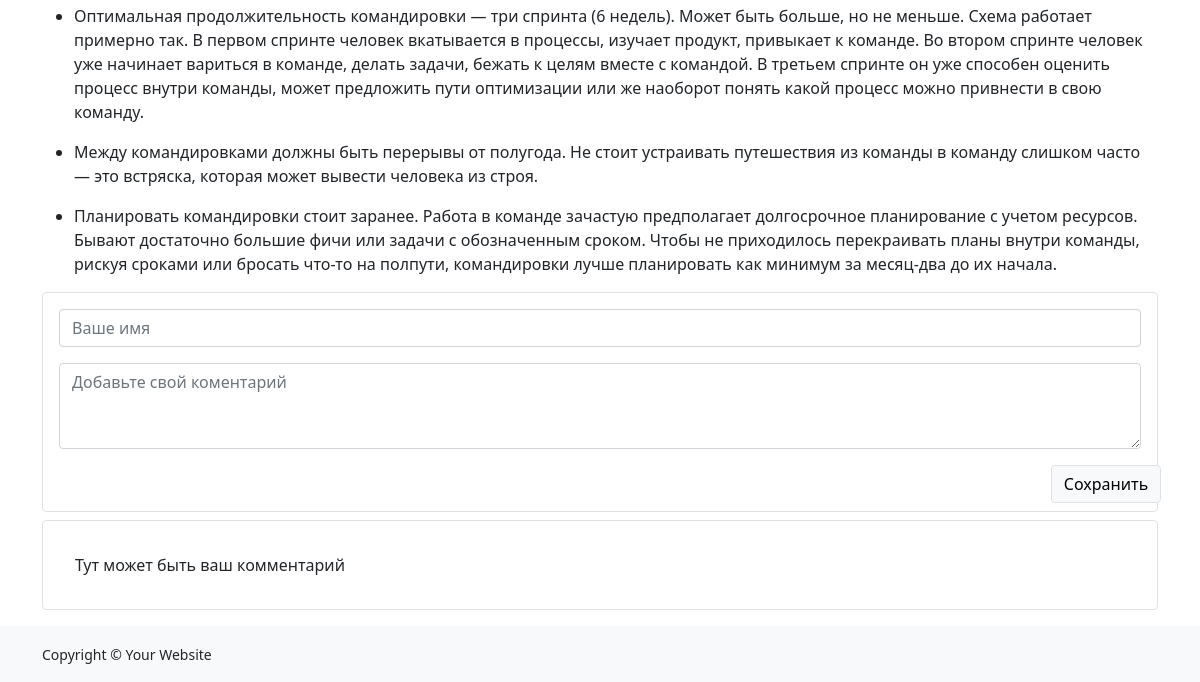
/post/komandirovki-s-kotom-na-kolenyah/ (lower part), run on an earlier commit of the app's database.
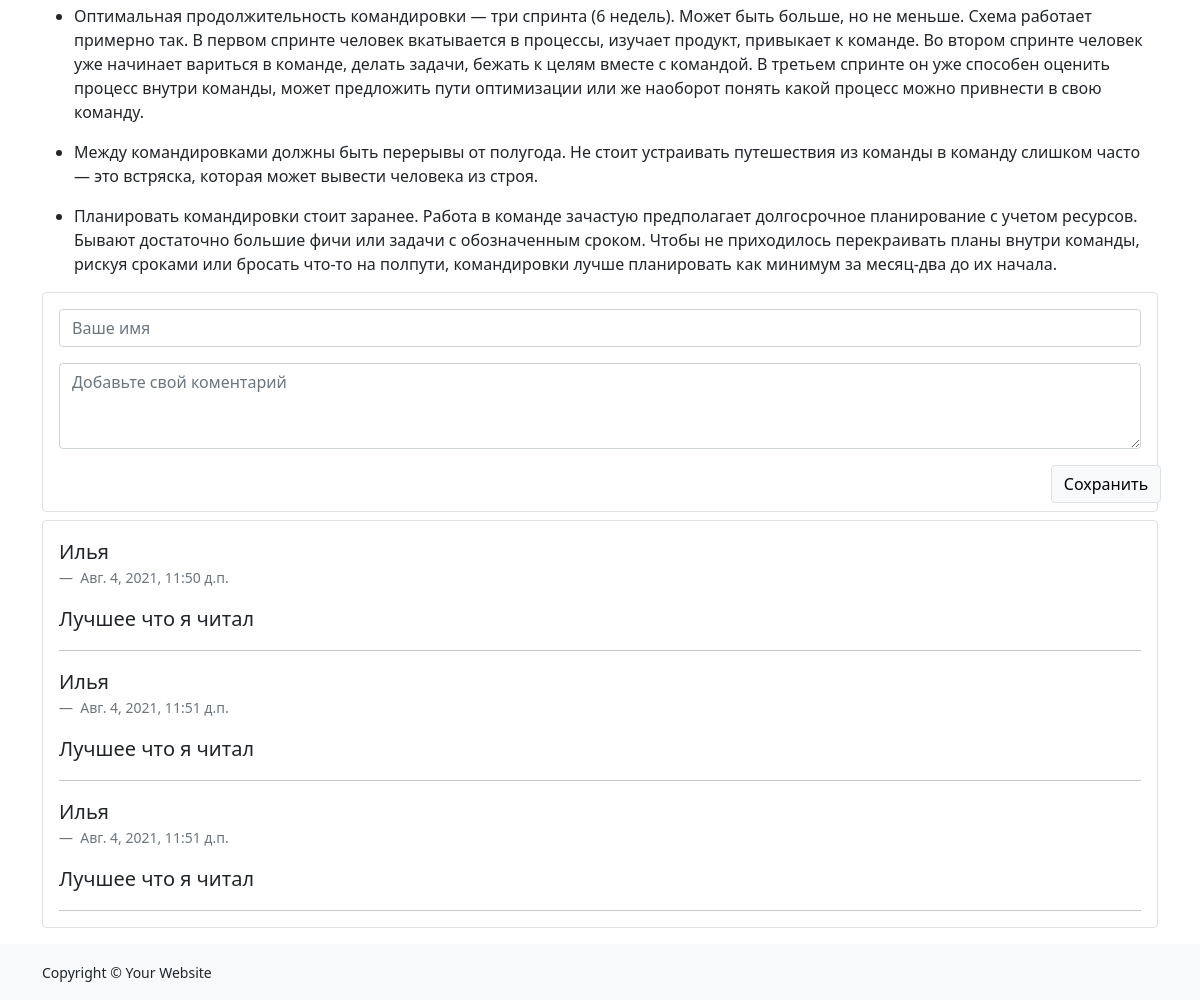
And on a later commit of the database.
### post/models.py (models this page shows, shortened)
class Coment(models.Model):
    post = models.ForeignKey('Post',
                             on_delete=models.CASCADE,
                             verbose_name='Публикиця',
                             )
    userName = models.CharField(max_length=25,
                                verbose_name='Имя пользователя',
                                )
    body = models.TextField(verbose_name='Комментарий',
                            )
    postDate = models.DateTimeField(verbose_name='Дата публикации',
                                )
    class Meta:
        verbose_name = "Комментарий"
        verbose_name_plural = "Комментарии"

### post/views.py (the view, shortened to what this page needs)
# urls.py: path('post/<slug:post_slug>/', show_post, name="post"),
def show_post(requests, post_slug):
    post = get_object_or_404(Post,
                           slug=post_slug,
                             )
    com = Coment.objects.filter(post_id = post.id)
    form = ComentForm()
    return render(requests, 'post/post.html', {'objects_list': post, 'form': form, 'com': com})

### post/forms.py
class ComentForm(forms.ModelForm):
    userName = forms.CharField(label='', widget=forms.TextInput(attrs={"class": "form-control mb-3", "placeholder":"Ваше имя"}))
    body = forms.CharField(label='', widget=forms.Textarea(attrs={"class": "form-control mb-3", "placeholder":"Добавьте свой коментарий", "rows":"3"}))
    class Meta:
        model = Coment
        fields = ('userName', 'body')

### post/templates/post/post.html (shortened to what this page needs)
{% extends "main.html" %}
{% block content %}
    {{ objects_list.body | safe }}
    <form method="POST" class="border rounded p-3 pb-2 mb-2">
        {{ form }}
        <button type = "submit"  class="save btn btn-light border offset-md-11">
            <span>Сохранить</span>
        </button>
    </form>
    <div class="border rounded p-3 pb-0 mb-3">
    {% if com %}
    {% for comment in com %}
        <figure>
            <blockquote class="blockquote">
                <p>{{comment.userName}}</p>
            </blockquote>
            <figcaption class="blockquote-footer">
                {{comment.postDate}}
            </figcaption>
            <blockquote class="blockquote">
                <p>{{ comment.body }}</p>
            </blockquote>
            <hr>
        </figure>
    {% endfor  %}
    {% else %}
    <p class="p-3">Тут может быть ваш комментарий</p>
    {% endif %}
    </div>
{% endblock %}

What changed in the data, as far as the page shows it:
added Coment: userName "Илья", postDate "Авг. 4, 2021, 11:50 д.п.", body "Лучшее что я читал"
added Coment: userName "Илья", postDate "Авг. 4, 2021, 11:51 д.п.", body "Лучшее что я читал"
added Coment: userName "Илья", postDate "Авг. 4, 2021, 11:51 д.п.", body "Лучшее что я читал"
Also different on the page:
text no longer shown: "Тут может быть ваш комментарий"
